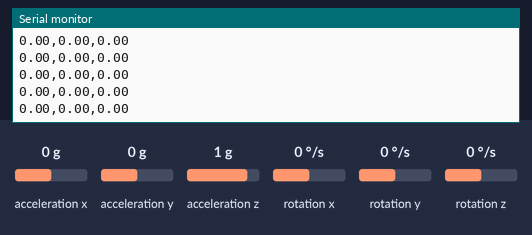
Simulated run of this sketch. Board: Arduino Uno, built with avr-gcc and run on an emulated ATmega328P. Parts: the last lines printed to the serial monitor. Wiring (inferred from the names in the program): MPU-6050 motion sensor at I2C address 0x68. Inputs (shaded band) come from the test bench; at power-on: acceleration z 1 g, acceleration x 0 g, acceleration y 0 g, rotation x 0 °/s, rotation y 0 °/s, rotation z 0 °/s.

Above: at 1.2 s.
1.3 s: acceleration z set to 0 g
At 2.2 s:
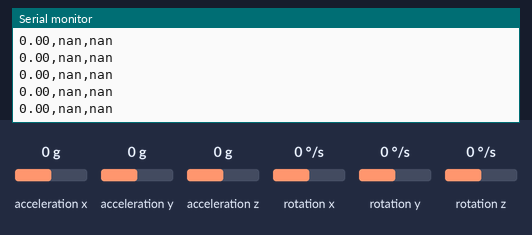
3.2 s: acceleration x set to -1.4 g
At 3.8 s:
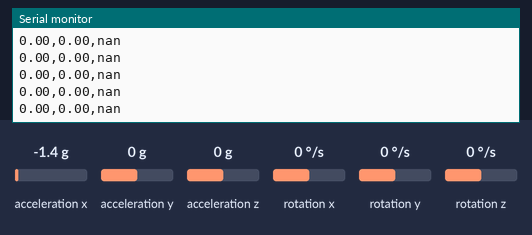
5.1 s: acceleration y set to -1.4 g
At 5.8 s:
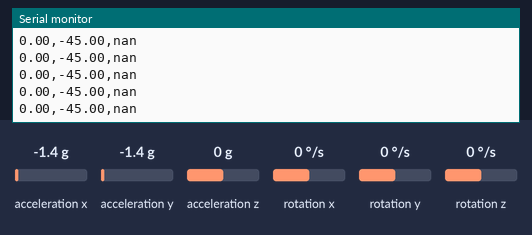
8.1 s: rotation x set to -192 °/s
At 9.1 s:
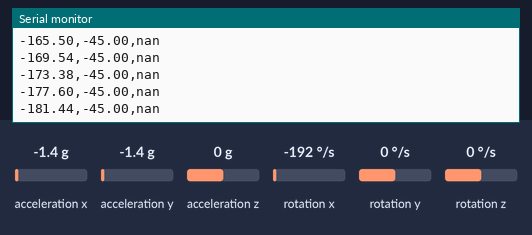
11.1 s: rotation x set to 192 °/s
At 11.8 s:
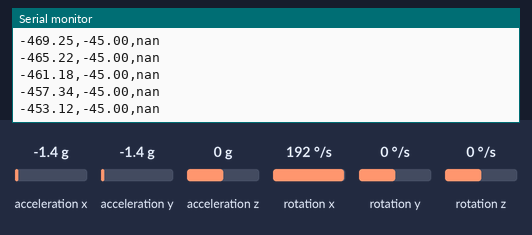
14.1 s: acceleration y set to 0.8 g
At 14.6 s:
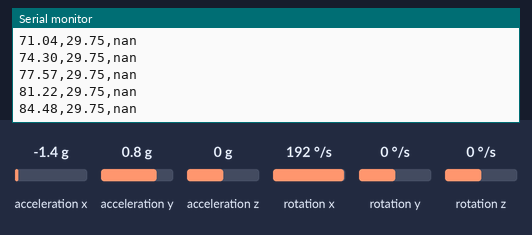
Timing chart, 0 to 17.1 s (numbered marks = the images above; inputs shaded):
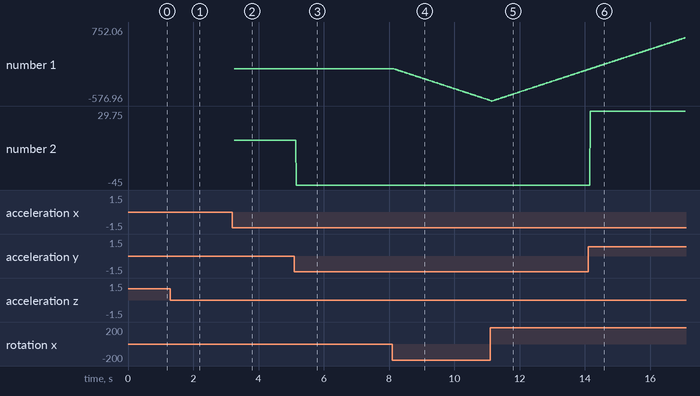

Measured:
- after the input at 1.3 s, the serial monitor: prints a new line after 0.07 s (image 1)
- after the input at 3.2 s, the serial monitor: prints a new line after 0.06 s (image 2)
- after the input at 5.1 s, the serial monitor: prints a new line after 0.06 s (image 3)
- after the input at 8.1 s, the serial monitor: prints a new line after 0.07 s (image 4)
- plotted number 1: 0 → -564.86 after the input at 8.1 s
- plotted number 2: 0 → -45 after the input at 5.1 s

The sketch:

MPU6050_EEEnthusiast_Tabs_Timer_Angles.ino
```cpp
// (licence header left out)
#include <Wire.h>
#include <TimerOne.h>

long accelX, accelY, accelZ;
float gForceX, gForceY, gForceZ;
//float pitch = 0;
//float roll = 0;
//double pitch2 = 0;
//double roll2 = 0;
float aAngleX, aAngleY;
float aAngleX2, aAngleY2;


long gyroX, gyroY, gyroZ;
float rotX = 0;
float rotY = 0;
float rotZ = 0;
float gAngleX = 0;
float gAngleY = 0;
float gAngleZ = 0;

float cAngleX = 0;
float cAngleY = 0;

long timeOld = 0.0;
long timeNew = 0.0;
long deltaTime = 0.0;

bool t = false;

void setup() {
  Serial.begin(9600);
  Wire.begin();
  Timer1.initialize(10000);
  Timer1.attachInterrupt(TimerOneISR);
  setupMPU();
}


void loop() {
  if (t) {
    timeNew = millis();
    deltaTime = (timeNew - timeOld);
    timeOld = timeNew;
    t = false;
    //Serial.println(deltaTime);
    recordAccelRegisters();
    recordGyroRegisters();
    ComplimentaryFilter(rotX, rotY, rotZ, gForceX, gForceY, gForceZ, cAngleX, cAngleY);
  }


  printData();
  delay(10);
}


void TimerOneISR()
{
  t = true;
}


void printData() {
  //Serial.print("Gyro (deg)");
  //Serial.print(" X=");
  Serial.print(gAngleX);
  Serial.print(",");
  //Serial.print("\t");
  //Serial.print(" Y=");
  //Serial.print(gAngleY);
  //Serial.print(",");
  //Serial.print("\t");
  //Serial.print(" Z=");
  //Serial.print(gAngleZ);
  //Serial.print(" Accel (g)");
  //Serial.print(" X=");
  //Serial.print(gForceX);
  //Serial.print(",");
  //Serial.print("\t");
  //Serial.print(" Y=");
  //Serial.print(gForceY);
  //Serial.print(",");
  //Serial.print("\t");
  //Serial.print(" Z=");
  //Serial.println(gForceZ);
  //Serial.print(" Pitch=");
  Serial.print(aAngleX);
  Serial.print(",");
  //Serial.print(" Roll=");
  //Serial.print(aAngleY);
  //Serial.print(",");
  //Serial.print("Pitch2=");
  //Serial.print(aAngleX2);
  //Serial.print(",");
  //Serial.print("Roll2=");
  //Serial.print(aAngle2);
  Serial.println(cAngleX);
  //Serial.println(cAngleY);

  //Serial.println("");
}
```

AccelFunctions.ino
```cpp
void recordAccelRegisters() {
  Wire.beginTransmission(0b1101000); //I2C address of the MPU
  Wire.write(0x3B); //Starting register for Accel Readings
  Wire.endTransmission();
  Wire.requestFrom(0b1101000,6); //Request Accel Registers (3B - 40)
  while(Wire.available() < 6);
  accelX = Wire.read()<<8|Wire.read(); //Store first two bytes into accelX
  accelY = Wire.read()<<8|Wire.read(); //Store middle two bytes into accelY
  accelZ = Wire.read()<<8|Wire.read(); //Store last two bytes into accelZ
  processAccelData();
  processAccelRollPitch(gForceX, gForceY, gForceZ, aAngleX, aAngleY);
  processAccelRollPitch2(gForceX, gForceY, gForceZ, aAngleX2, aAngleY2);
}

void processAccelData(){
  gForceX = accelX / 16384.0;
  gForceY = accelY / 16384.0;
  gForceZ = accelZ / 16384.0;
}

void processAccelRollPitch(float gX, float gY, float gZ, float &raAngleX, float &raAngleY)
{
  raAngleX = atan(gY/sqrt(gX * gX + gZ * gZ))*57.3;
  raAngleY = atan(-gX/sqrt(gY * gY + gZ * gZ))*57.3;
  //Serial.println(gY);
  //Serial.print(rRoll);
  //Serial.print("\t");
  //Serial.println(rPitch);
}

void processAccelRollPitch2(float gX, float gY, float gZ, float &raAngleX2, float &raAngleY2)
{
  raAngleX2 = atan2(-gY,sqrt(gX * gX + gZ * gZ))*57.3;
  raAngleY2 = atan2(-gX, sqrt(gY * gY + gZ * gZ))*57.3;
}
```

Complimentaryfilter.ino
```cpp
void ComplimentaryFilter(float rRotX, float rRotY, float rRotZ, float gX, float gY, float gZ, float &rcAngleX, float &rcAngleY)
{
  float alpha = 0.98;
  //float beta = 0.98;
  //Serial.print(rRoll);
  //Serial.print("\t");
  //Serial.println(rPitch);
  //delay(10);
  //Serial.print(deltaTime);
  rcAngleY = alpha * (rcAngleY + (rotY* deltaTime /1000.0)) + (1.0 - alpha) * atan(-gX/sqrt(pow(gY,2) + pow(gZ,2)))*57.3;
  rcAngleX = alpha * (rcAngleX + (rotX * deltaTime / 1000.0)) + (1.0 - alpha) * atan(gY/sqrt(pow(gX,2) + pow(gZ, 2)))*57.3;
  //Serial.print(rRoll);
  //Serial.print("\t");
  //Serial.println(rPitch);
  //Serial.println("");
  //delay(10);
}
```

GyroFunctions.ino
```cpp
void recordGyroRegisters() {
  Wire.beginTransmission(0b1101000); //I2C address of the MPU
  Wire.write(0x43); //Starting register for Gyro Readings
  Wire.endTransmission();
  Wire.requestFrom(0b1101000,6); //Request Gyro Registers (43 - 48)
  while(Wire.available() < 6);
  gyroX = Wire.read()<<8|Wire.read(); //Store first two bytes into accelX
  gyroY = Wire.read()<<8|Wire.read(); //Store middle two bytes into accelY
  gyroZ = Wire.read()<<8|Wire.read(); //Store last two bytes into accelZ
  processGyroData();
  processGyroAngles();
}

void processGyroData() {
  rotX = gyroX / 131.0;
  rotY = gyroY / 131.0;
  rotZ = gyroZ / 131.0;
}

void processGyroAngles() {
  gAngleX += rotX * deltaTime / 1000.0;
  gAngleY += rotY * deltaTime / 1000.0;
  gAngleZ += rotZ * deltaTime / 1000.0;

}
```

SetUpMPUFunction.ino
```cpp
void setupMPU(){
  Wire.beginTransmission(0b1101000); //This is the I2C address of the MPU (b1101000/b1101001 for AC0 low/high datasheet sec. 9.2)
  Wire.write(0x6B); //Accessing the register 6B - Power Management (Sec. 4.28)
  Wire.write(0b00000000); //Setting SLEEP register to 0. (Required; see Note on p. 9)
  Wire.endTransmission();
  Wire.beginTransmission(0b1101000); //I2C address of the MPU
  Wire.write(0x1B); //Accessing the register 1B - Gyroscope Configuration (Sec. 4.4)
  Wire.write(0x00000000); //Setting the gyro to full scale +/- 250deg./s
  Wire.endTransmission();
  Wire.beginTransmission(0b1101000); //I2C address of the MPU
  Wire.write(0x1C); //Accessing the register 1C - Acccelerometer Configuration (Sec. 4.5)
  Wire.write(0b00000000); //Setting the accel to +/- 2g
  Wire.endTransmission();
}
```
